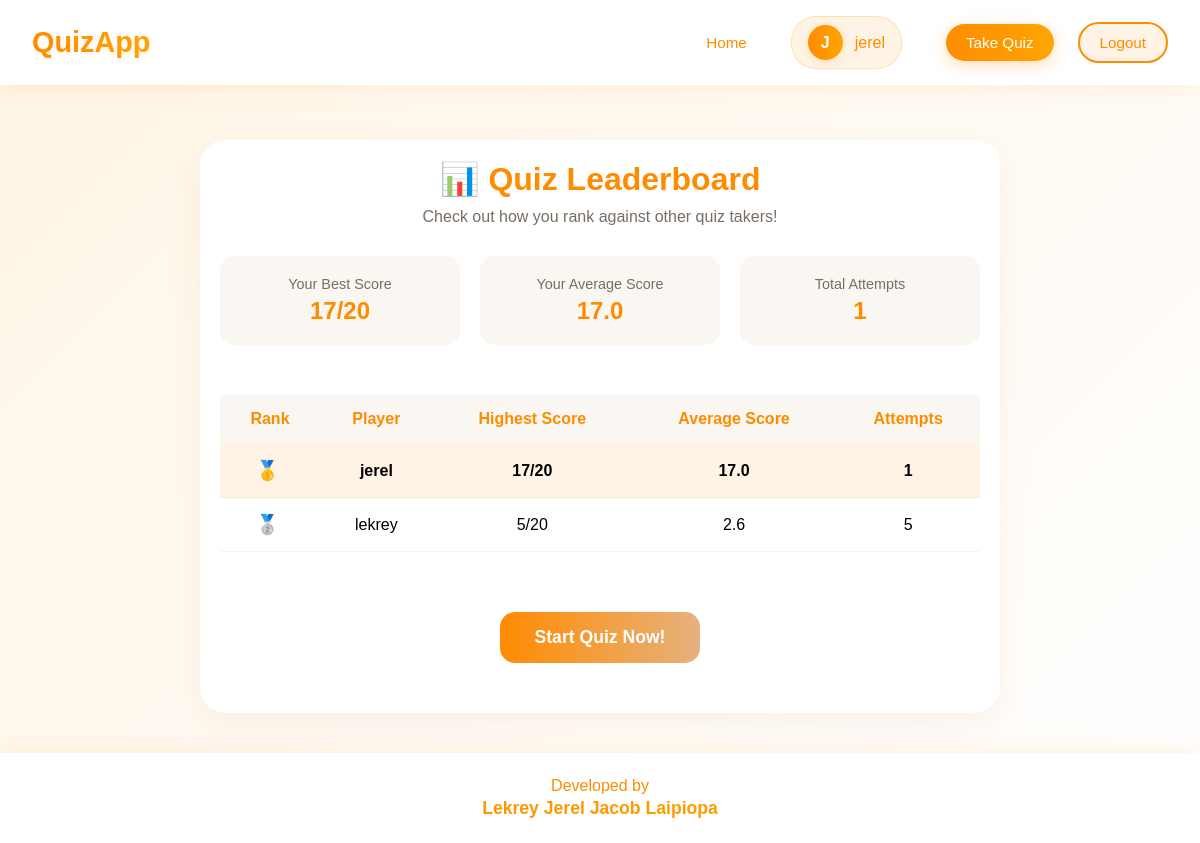
The page /quiz (signed in) on the database its author committed.
### models.py (models this page shows, shortened)
class User(UserMixin, db.Model):
    id = db.Column(db.Integer, primary_key=True)
    username = db.Column(db.String(80), unique=True, nullable=False)
    email = db.Column(db.String(120), unique=True, nullable=False)
    password_hash = db.Column(db.String(128))
    scores = db.relationship('Score', backref='user', lazy=True)

### app.py (the view)
@app.route('/quiz')
@login_required
def quiz():
    rankings = db.session.query(
        User.username,
        db.func.max(Score.score).label('highest_score'),
        db.func.avg(Score.score).label('average_score'),
        db.func.count(Score.id).label('attempts')
    ).join(Score).group_by(User.id).order_by(db.desc('highest_score')).all()
    questions = Question.query.all()
    return render_template('quiz.html', questions=questions, rankings=rankings)

### app.py (called while the page is built)
@login_manager.user_loader
def load_user(user_id):
    return User.query.get(int(user_id))

### templates/quiz.html (shortened to what this page needs)
{% extends "base.html" %}
{% block content %}
<div class="ranking-section">
    <div class="ranking-header">
        <h2>📊 Quiz Leaderboard</h2>
        <p>Check out how you rank against other quiz takers!</p>
    </div>
    <div class="stats-grid">
        <div class="stats-card">
            <div class="stats-title">Your Best Score</div>
            <div class="stats-value">
                {% set user_best = rankings|selectattr("username", "equalto", current_user.username)|map(attribute="highest_score")|first|default(0) %}
                {{ user_best }}/{{ questions|length }}
            </div>
        </div>
        <div class="stats-card">
            <div class="stats-title">Your Average Score</div>
            <div class="stats-value">
                {% set user_avg = rankings|selectattr("username", "equalto", current_user.username)|map(attribute="average_score")|first|default(0) %}
                {{ "%.1f"|format(user_avg|float) }}
            </div>
        </div>
        <div class="stats-card">
            <div class="stats-title">Total Attempts</div>
            <div class="stats-value">
                {% set user_attempts = rankings|selectattr("username", "equalto", current_user.username)|map(attribute="attempts")|first|default(0) %}
                {{ user_attempts }}
            </div>
        </div>
    </div>
    <div style="overflow-x: auto;">
        <table class="ranking-table">
            <thead>
                <tr>
                    <th>Rank</th>
                    <th>Player</th>
                    <th>Highest Score</th>
                    <th>Average Score</th>
                    <th>Attempts</th>
                </tr>
            </thead>
            <tbody>
                {% for rank in rankings %}
                <tr class="{{ 'current-user-row' if rank.username == current_user.username }}">
                    <td class="rank-number">
                        {% if loop.index == 1 %}
                            <span class="medal gold">🥇</span>
                        {% elif loop.index == 2 %}
                            <span class="medal silver">🥈</span>
                        {% elif loop.index == 3 %}
                            <span class="medal bronze">🥉</span>
                        {% else %}
                            #{{ loop.index }}
                        {% endif %}
                    </td>
                    <td>{{ rank.username }}</td>
                    <td>{{ rank.highest_score }}/{{ questions|length }}</td>
                    <td>{{ "%.1f"|format(rank.average_score|float) }}</td>
                    <td>{{ rank.attempts }}</td>
                </tr>
                {% endfor %}
            </tbody>
        </table>
    </div>
    <button class="start-quiz-button" onclick="startQuiz()">Start Quiz Now!</button>
</div>
{% endblock %}

### templates/base.html (shortened to what this page needs)
<!DOCTYPE html>
<html lang="en">
<head>
</head>
<body>
    <nav class="navbar">
        <div class="nav-container">
            <a href="{{ url_for('index') }}" class="navbar-brand">
                <span> QuizApp</span>
            </a>
            <div class="nav-links">
                <a href="{{ url_for('index') }}" class="nav-link {% if request.endpoint == 'index' %}active{% endif %}">
                     Home
                </a>
                {% if current_user.is_authenticated %}
                    <div class="user-info">
                        <div class="user-avatar">
                            {{ current_user.username[0].upper() }}
                        </div>
                        <span>{{ current_user.username }}</span>
                    </div>
                    <a href="{{ url_for('quiz') }}" class="nav-link {% if request.endpoint == 'quiz' %}active{% endif %}">
                        Take Quiz
                    </a>
                    <a href="{{ url_for('logout') }}" class="nav-link logout-btn">
                     Logout
                    </a>
                {% endif %}
            </div>
        </div>
    </nav>
    <div class="content-wrapper">
        {% block content %}{% endblock %}
    </div>
    <footer class="footer">
        <div class="footer-text">Developed by</div>
        <div class="developer-name">Lekrey Jerel Jacob Laipiopa</div>
    </footer>
</body>
</html>

### templates/base.html (style rules this page uses)
* { margin: 0; padding: 0; box-sizing: border-box; font-family: 'Poppins', sans-serif; }
:root { --primary-color: #ff8c00; --secondary-color: #ffa500; --white: #ffffff; --light-bg: #fff5e6; }
body { min-height: 100vh; background: linear-gradient(135deg, var(--light-bg) 0%, var(--white) 100%); }
.navbar { background: rgba(255, 255, 255, 0.95); backdrop-filter: blur(10px); position: fixed; top: 0; left: 0; right: 0; z-index: 1000; padding: 1rem 2rem; box-shadow: 0 4px 20px rgba(255, 140, 0, 0.1); }
.nav-container { max-width: 1200px; margin: 0 auto; display: flex; justify-content: space-between; align-items: center; }
.navbar-brand { font-size: 1.8rem; font-weight: 700; text-decoration: none; display: flex; align-items: center; gap: 12px; }
.navbar-brand span { background: linear-gradient(90deg, var(--primary-color) 0%, var(--secondary-color) 100%); -webkit-background-clip: text; -webkit-text-fill-color: transparent; text-shadow: 2px 2px 4px rgba(255, 140, 0, 0.1); }
.nav-links { display: flex; gap: 24px; align-items: center; }
.nav-link { color: var(--primary-color); text-decoration: none; padding: 10px 20px; border-radius: 25px; transition: all 0.3s ease; font-weight: 500; font-size: 0.95rem; position: relative; overflow: hidden; }
.nav-link.active { background: linear-gradient(90deg, var(--primary-color) 0%, var(--secondary-color) 100%); color: white; box-shadow: 0 4px 15px rgba(255, 140, 0, 0.3); }
.nav-link.active::after { content: ''; position: absolute; bottom: 0; left: 0; width: 100%; height: 3px; background: linear-gradient(90deg, var(--primary-color) 0%, var(--secondary-color) 100%); transform: scaleX(0); transition: transform 0.3s ease; }
.nav-link.logout-btn { background: rgba(255, 140, 0, 0.1); border: 2px solid var(--primary-color); }
.user-info { background: rgba(255, 140, 0, 0.1); padding: 8px 16px; border-radius: 25px; color: var(--primary-color); margin-right: 20px; display: flex; align-items: center; gap: 12px; border: 1px solid rgba(255, 140, 0, 0.2); }
.user-avatar { width: 35px; height: 35px; background: linear-gradient(90deg, var(--primary-color) 0%, var(--secondary-color) 100%); color: white; border-radius: 50%; display: flex; align-items: center; justify-content: center; font-weight: bold; box-shadow: 0 2px 10px rgba(255, 140, 0, 0.2); }
.content-wrapper { padding-top: 100px; max-width: 1200px; margin: 0 auto; padding-left: 2rem; padding-right: 2rem; min-height: calc(100vh - 180px); }
.footer { background: rgba(255, 255, 255, 0.95); backdrop-filter: blur(10px); padding: 1.5rem; text-align: center; box-shadow: 0 -4px 20px rgba(255, 140, 0, 0.1); margin-top: auto; }
.footer-text { color: var(--primary-color); font-size: 1rem; font-weight: 500; }
.developer-name { background: linear-gradient(90deg, var(--primary-color) 0%, var(--secondary-color) 100%); -webkit-background-clip: text; -webkit-text-fill-color: transparent; font-weight: 700; font-size: 1.1rem; margin-top: 0.2rem; }
.nav-link.active { animation: pulse 2s infinite; }
html { scroll-behavior: smooth; }

### rows shown on the page
User: username "J", username "jerel", highest_score "17", questions "20", average_score "17.0", attempts "1"
User: username "lekrey", highest_score "5", questions "20", average_score "2.6", attempts "5"

### other values the page prints
{{ user_best }} "17"
{{ questions|length }} "20"
{{ "%.1f"|format(user_avg|float) }} "17.0"
{{ user_attempts }} "1"
